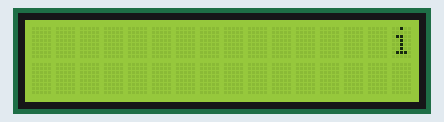
This sketch was run on a simulated Arduino Uno, built with avr-gcc and run on an emulated ATmega328P. On the bench: 16×2 character LCD.

Above: at 0.18 s.
At 2.46 s:
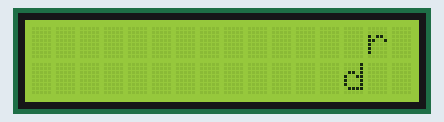
At 4.7 s:
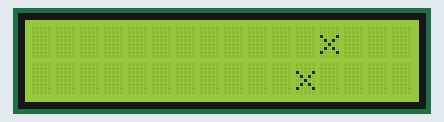
At 8.77 s:
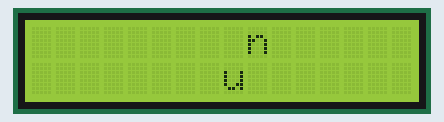
At 12.81 s:
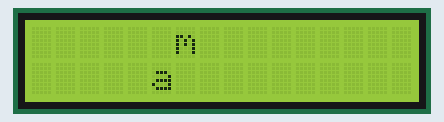
At 20.89 s:
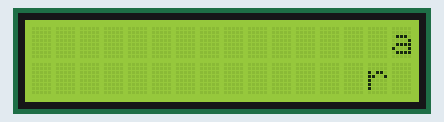

Measured:
- by itself, everything shown: repeats every 19.7 s, in 75 steps
- what the display in image 2 shows lasts 0.5 s, from 4.6 s to 5.1 s

The sketch:

cobaaja.ino
```cpp
#include <LiquidCrystal.h>

const int rs = 12, en = 11, d4 = 5, d5 = 4, d6 = 3, d7 = 2;
LiquidCrystal lcd(rs, en, d4, d5, d6, d7);

void setup() {
lcd.begin(16, 2);
}

void loop() {
lcd.setCursor(15,0);
lcd.print('i');
delay(250);
lcd.clear();

lcd.setCursor(15,0);
lcd.print('n');

lcd.setCursor(14,1);
lcd.print('i');
delay(250);
lcd.clear();

lcd.setCursor(15,0);
lcd.print('d');

lcd.setCursor(14,1);
lcd.print('n');
delay(250);
lcd.clear();

lcd.setCursor(15,0);
lcd.print('r');

lcd.setCursor(14,1);
lcd.print('d');
delay(250);
lcd.clear();

lcd.setCursor(15,0);
lcd.print('a');

lcd.setCursor(14,1);
lcd.print('r');
delay(250);
lcd.clear();

lcd.setCursor(14,1);
lcd.print('a');
delay(250);
lcd.clear();


lcd.setCursor(14,0);
lcd.print('i');
delay(250);
lcd.clear();

lcd.setCursor(14,0);
lcd.print('n');

lcd.setCursor(13,1);
lcd.print('i');
delay(250);
lcd.clear();

lcd.setCursor(14,0);
lcd.print('d');

lcd.setCursor(13,1);
lcd.print('n');
delay(250);
lcd.clear();

lcd.setCursor(14,0);
lcd.print('r');

lcd.setCursor(13,1);
lcd.print('d');
delay(250);
lcd.clear();

lcd.setCursor(14,0);
lcd.print('a');

lcd.setCursor(13,1);
lcd.print('r');
delay(250);
lcd.clear();

lcd.setCursor(13,1);
lcd.print('a');
delay(250);
lcd.clear();


lcd.setCursor(13,0);
lcd.print('i');
delay(250);
lcd.clear();

lcd.setCursor(13,0);
lcd.print('n');

lcd.setCursor(12,1);
lcd.print('i');
delay(250);
lcd.clear();

lcd.setCursor(13,0);
lcd.print('d');

lcd.setCursor(12,1);
lcd.print('n');
delay(250);
lcd.clear();

lcd.setCursor(13,0);
lcd.print('r');

lcd.setCursor(12,1);
lcd.print('d');
delay(250);
lcd.clear();

lcd.setCursor(13,0);
lcd.print('a');

lcd.setCursor(12,1);
lcd.print('r');
delay(250);
lcd.clear();

lcd.setCursor(12,1);
lcd.print('a');
delay(250);
lcd.clear();


lcd.setCursor(12,0);
lcd.print('x');
lcd.setCursor(11,1);
lcd.print('x');
delay(500);
lcd.clear();


lcd.setCursor(11,0);
lcd.print('g');
delay(250);
lcd.clear();

lcd.setCursor(11,0);
lcd.print('u');

lcd.setCursor(10,1);
lcd.print('g');
delay(250);
lcd.clear();

lcd.setCursor(11,0);
lcd.print('n');

lcd.setCursor(10,1);
lcd.print('u');
delay(250);
lcd.clear();

lcd.setCursor(11,0);
lcd.print('j');

lcd.setCursor(10,1);
lcd.print('n');
delay(250);
lcd.clear();

lcd.setCursor(11,0);
lcd.print('o');

lcd.setCursor(10,1);
lcd.print('j');
delay(250);
lcd.clear();

lcd.setCursor(10,1);
lcd.print('o');
delay(250);
lcd.clear();


lcd.setCursor(10,0);
lcd.print('g');
delay(250);
lcd.clear();

lcd.setCursor(10,0);
lcd.print('u');

lcd.setCursor(9,1);
lcd.print('g');
delay(250);
lcd.clear();

lcd.setCursor(10,0);
lcd.print('n');

lcd.setCursor(9,1);
lcd.print('u');
delay(250);
lcd.clear();

lcd.setCursor(10,0);
lcd.print('j');

lcd.setCursor(9,1);
lcd.print('n');
delay(250);
lcd.clear();

lcd.setCursor(10,0);
lcd.print('o');

lcd.setCursor(9,1);
lcd.print('j');
delay(250);
lcd.clear();

lcd.setCursor(9,1);
lcd.print('o');
delay(250);
lcd.clear();


lcd.setCursor(9,0);
lcd.print('g');
delay(250);
lcd.clear();

lcd.setCursor(9,0);
lcd.print('u');

lcd.setCursor(8,1);
lcd.print('g');
delay(250);
lcd.clear();

lcd.setCursor(9,0);
lcd.print('n');

lcd.setCursor(8,1);
lcd.print('u');
delay(250);
lcd.clear();

lcd.setCursor(9,0);
lcd.print('j');

lcd.setCursor(8,1);
lcd.print('n');
delay(250);
lcd.clear();

lcd.setCursor(9,0);
lcd.print('o');

lcd.setCursor(8,1);
lcd.print('j');
delay(250);
lcd.clear();

lcd.setCursor(8,1);
lcd.print('o');
delay(250);
lcd.clear();


lcd.setCursor(8,0);
lcd.print('x');
lcd.setCursor(7,1);
lcd.print('x');
delay(500);
lcd.clear();


lcd.setCursor(7,0);
lcd.print('i');
delay(250);
lcd.clear();

lcd.setCursor(7,0);
lcd.print('l');

lcd.setCursor(6,1);
lcd.print('i');
delay(250);
lcd.clear();

lcd.setCursor(7,0);
lcd.print('h');

lcd.setCursor(6,1);
lcd.print('l');
delay(250);
lcd.clear();

lcd.setCursor(7,0);
lcd.print('a');

lcd.setCursor(6,1);
lcd.print('h');
delay(250);
lcd.clear();

lcd.setCursor(7,0);
lcd.print('m');

lcd.setCursor(6,1);
lcd.print('a');
delay(250);
lcd.clear();

lcd.setCursor(6,1);
lcd.print('m');
delay(250);
lcd.clear();


lcd.setCursor(6,0);
lcd.print('i');
delay(250);
lcd.clear();

lcd.setCursor(6,0);
lcd.print('l');

lcd.setCursor(5,1);
lcd.print('i');
delay(250);
lcd.clear();

lcd.setCursor(6,0);
lcd.print('h');

lcd.setCursor(5,1);
lcd.print('l');
delay(250);
lcd.clear();

lcd.setCursor(6,0);
lcd.print('a');

lcd.setCursor(5,1);
lcd.print('h');
delay(250);
lcd.clear();

lcd.setCursor(6,0);
lcd.print('m');

lcd.setCursor(5,1);
lcd.print('a');
delay(250);
lcd.clear();

lcd.setCursor(5,1);
lcd.print('m');
delay(250);
lcd.clear();


lcd.setCursor(5,0);
lcd.print('i');
delay(250);
lcd.clear();

lcd.setCursor(5,0);
lcd.print('l');

lcd.setCursor(4,1);
lcd.print('i');
delay(250);
lcd.clear();

lcd.setCursor(5,0);
lcd.print('h');

lcd.setCursor(4,1);
lcd.print('l');
delay(250);
lcd.clear();

lcd.setCursor(5,0);
lcd.print('a');

lcd.setCursor(4,1);
lcd.print('h');
delay(250);
lcd.clear();

lcd.setCursor(5,0);
lcd.print('m');

lcd.setCursor(4,1);
lcd.print('a');
delay(250);
lcd.clear();

lcd.setCursor(4,1);
lcd.print('m');
delay(250);
lcd.clear();


lcd.setCursor(4,0);
lcd.print('x');
lcd.setCursor(3,1);
lcd.print('x');
delay(500);
lcd.clear();


lcd.setCursor(3,0);
lcd.print('s');
delay(250);
lcd.clear();

lcd.setCursor(3,0);
lcd.print('a');

lcd.setCursor(2,1);
lcd.print('s');
delay(250);
lcd.clear();

lcd.setCursor(3,0);
lcd.print('r');

lcd.setCursor(2,1);
lcd.print('a');
delay(250);
lcd.clear();

lcd.setCursor(3,0);
lcd.print('i');

lcd.setCursor(2,1);
lcd.print('r');
delay(250);
lcd.clear();

lcd.setCursor(3,0);
lcd.print('p');

lcd.setCursor(2,1);
lcd.print('i');
delay(250);
lcd.clear();

lcd.setCursor(2,1);
lcd.print('p');
delay(250);
lcd.clear();


lcd.setCursor(2,0);
lcd.print('s');
delay(250);
lcd.clear();

lcd.setCursor(2,0);
lcd.print('a');

lcd.setCursor(1,1);
lcd.print('s');
delay(250);
lcd.clear();

lcd.setCursor(2,0);
lcd.print('r');

lcd.setCursor(1,1);
lcd.print('a');
delay(250);
lcd.clear();

lcd.setCursor(2,0);
lcd.print('i');

lcd.setCursor(1,1);
lcd.print('r');
delay(250);
lcd.clear();

lcd.setCursor(2,0);
lcd.print('p');

lcd.setCursor(1,1);
lcd.print('i');
delay(250);
lcd.clear();

lcd.setCursor(1,1);
lcd.print('p');
delay(250);
lcd.clear();


lcd.setCursor(1,0);
lcd.print('s');
delay(250);
lcd.clear();

lcd.setCursor(1,0);
lcd.print('a');

lcd.setCursor(0,1);
lcd.print('s');
delay(250);
lcd.clear();

lcd.setCursor(1,0);
lcd.print('r');

lcd.setCursor(0,1);
lcd.print('a');
delay(250);
lcd.clear();

lcd.setCursor(1,0);
lcd.print('i');

lcd.setCursor(0,1);
lcd.print('r');
delay(250);
lcd.clear();

lcd.setCursor(1,0);
lcd.print('p');

lcd.setCursor(0,1);
lcd.print('i');
delay(250);
lcd.clear();

lcd.setCursor(0,1);
lcd.print('p');
delay(250);
lcd.clear();
}
```
